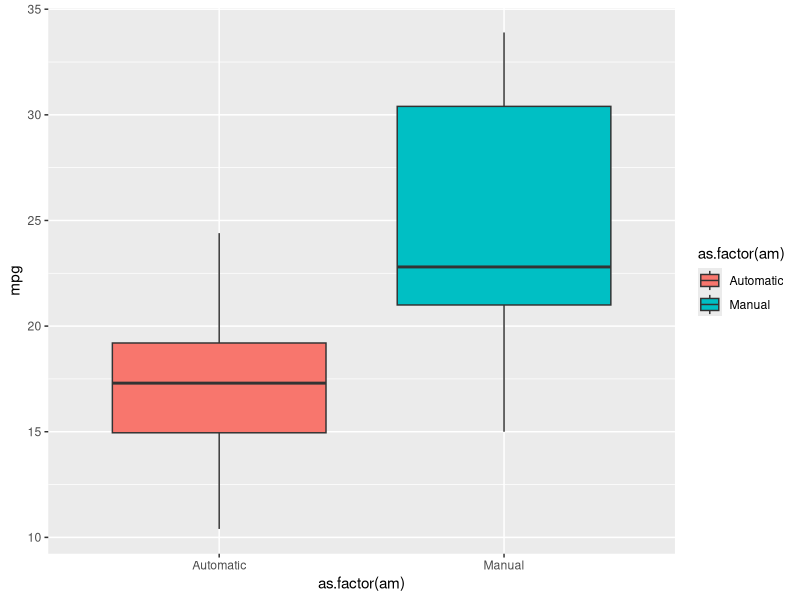

Here is the R script that generated this plot:
## ---- chunk 1
knitr::opts_chunk$set(echo = TRUE)
## ---- chunk 2
library(datasets)
library(ggplot2)
data(mtcars)
## ---- chunk 3
summary(mtcars)

#change am variable to factor
mtcars$am <- as.factor(mtcars$am)
levels(mtcars$am) <-c("Automatic", "Manual")
## ---- chunk 4
g <- ggplot(data = mtcars, aes(x=as.factor(am),y=mpg, fill=as.factor(am)))
g <- g + geom_boxplot()
print(g)
## ---- chunk 5
t.test(mtcars$mpg~mtcars$am,conf.level=0.95)
